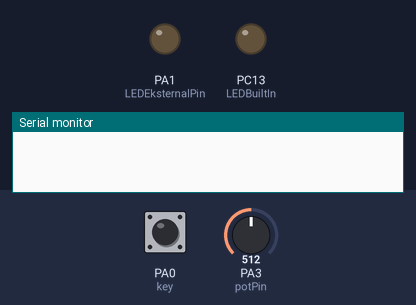
This program was run on a simulated STM32 Black Pill. Parts: output pins drawn as LEDs (lit = HIGH), the last lines printed to the serial monitor. The test bench sets the inputs (shaded band); at power-on: PA0 (key) HIGH, PA3 (potPin) = 512.

Above: at 1.2 s.
1.3 s: PA0 (key) pulled LOW for 1 s
At 1.47 s:
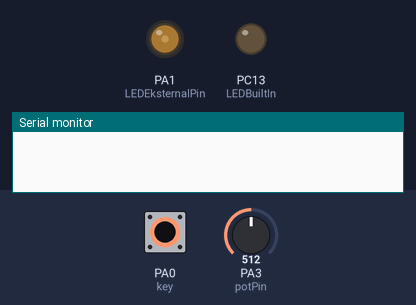
3.8 s: PA3 (potPin) set to 421
6.5 s: PA3 (potPin) set to 398
At 6.9 s:
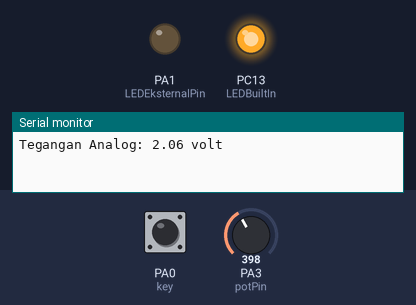
8.0 s: PA0 (key) pulled LOW for 0.15 s
At 8.8 s:
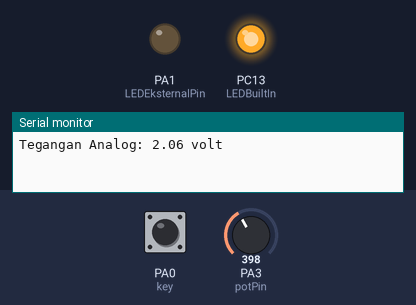
9.6 s: PA0 (key) pulled LOW for 3.2 s
At 9.75 s:
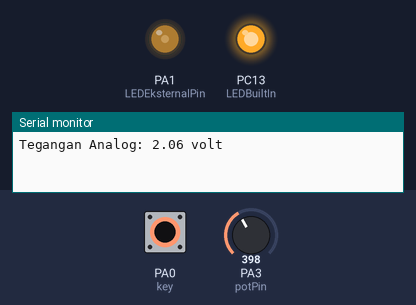
14.3 s: PA3 (potPin) set to 511
At 15.2 s:
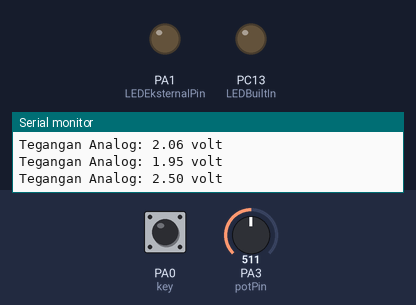
Timing chart, 0 to 16.8 s (numbered marks = the images above; inputs shaded):
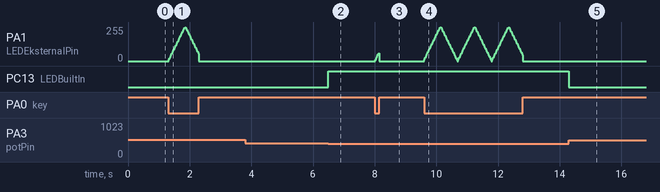

Measured:
- the behaviour switches between 410 and 409 on PA3 (potPin) (found by bisection; images 1 and 2)
- after the input at 1.3 s, PA1 (LEDEksternalPin): rises from 0/255 to 255/255 in 0.53 s, then falls to 0/255 in 0.45 s
- after the input at 6.5 s, PC13 (LEDBuiltIn): LOW → HIGH at once
- after the input at 8.0 s, PA1 (LEDEksternalPin): rises from 0/255 to 60/255 in 0.11 s, then falls to 0/255 in 0.02 s
- after the input at 14.3 s, PC13 (LEDBuiltIn): HIGH → LOW at once

The program:

main.cpp
```cpp
#include <Arduino.h>

const int LEDBuiltIn = PC13;
const int potPin = PA3;
const int LEDEksternalPin = PA1;
const int key = PA0;
float ledFade = 0;
unsigned long lastFadeTime;
unsigned long lastPrintTime = 0;
const long fadeTime = 20;
float dimSpeed = 10;
int buttonState;
bool fadeup;
int potValue;
double vPot;
void setup()
{
  // initialize digital pin LED_BUILTIN as an output.
  pinMode(LEDBuiltIn, OUTPUT);
  // Untuk potensio
  pinMode(potPin, INPUT);
  // led eksternal
  pinMode(LEDEksternalPin, OUTPUT);
  pinMode(key, INPUT_PULLUP);
  Serial.begin(115200);
}

// the loop function runs over and over again forever
void loop()
{
  buttonState = digitalRead(key);
  if (buttonState == HIGH)
    ledFade = 0;
  else
  {
    if (millis() - lastFadeTime > fadeTime)
    {
      if (fadeup)
      {
        analogWrite(LEDEksternalPin, ledFade);
        ledFade += dimSpeed;
        if (ledFade >= 255)
        {
          ledFade = 255;
          fadeup = false;
        }
      }
      else
      {
        analogWrite(LEDEksternalPin, ledFade);
        ledFade -= dimSpeed;
        if (ledFade <= 0)
        {
          ledFade = 0;
          fadeup = true;
        }
      }
      lastFadeTime = millis();
    }
  }

  potValue = analogRead(potPin);
  vPot = (double)(potValue / 1023.00) * 5.00;
  if (millis() - lastPrintTime > 5000)
  {
    Serial.print("Tegangan Analog: ");
    Serial.print(vPot, 2);
    Serial.println(" volt");
    lastPrintTime = millis();
  }

  analogWrite(LEDEksternalPin, ledFade);
  if (vPot < 2)
    digitalWrite(LEDBuiltIn, HIGH);
  else
    digitalWrite(LEDBuiltIn, LOW);
}
```
